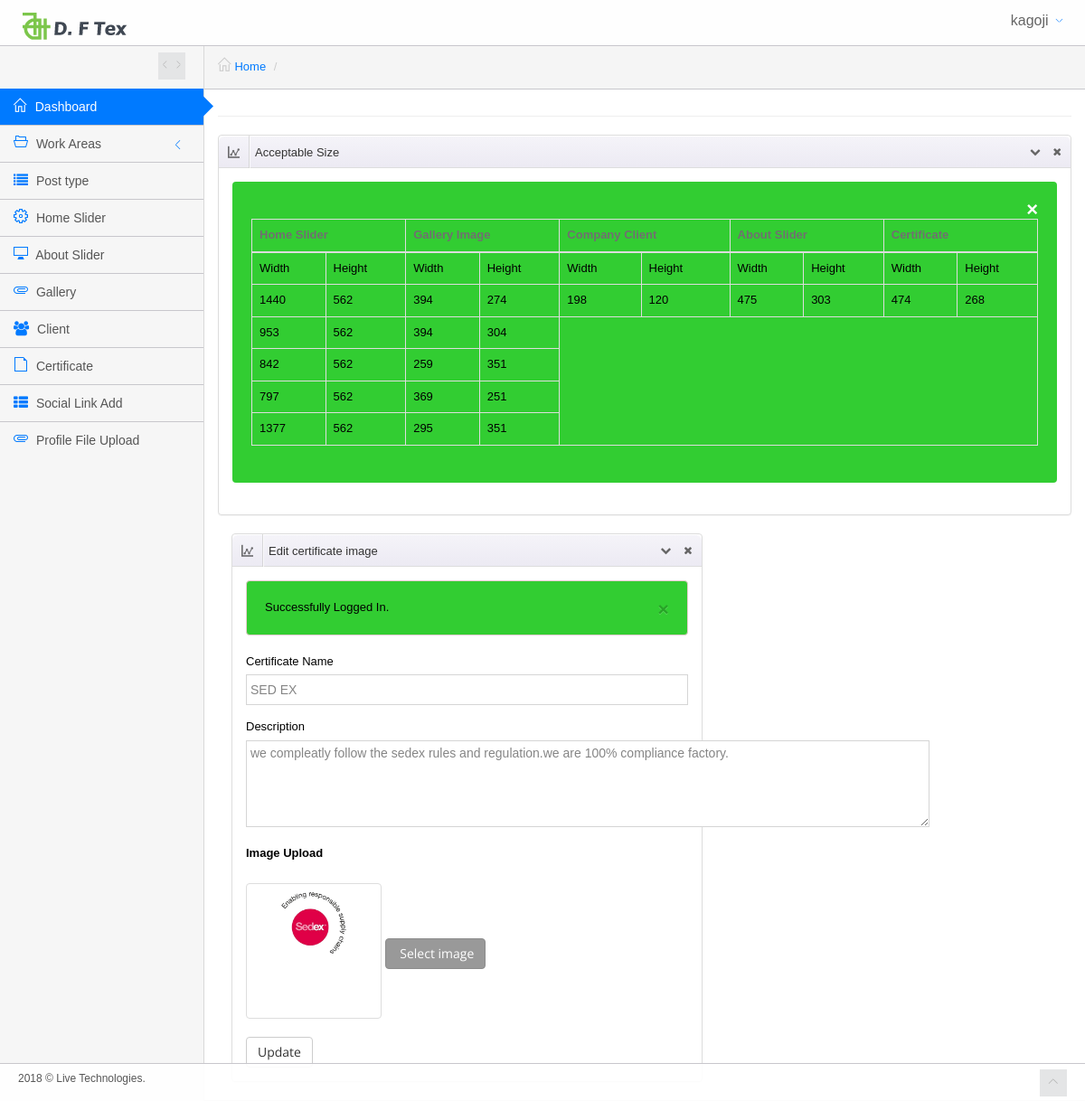
The page /dftex/siteadmin/edit-meta-post.php?action=edit&edt=27 (signed in) on the database its author committed.
### tables this page shows
CREATE TABLE IF NOT EXISTS `web_tbl_meta` (
  `meta_id` int(11) NOT NULL,
  `field_name` varchar(512) NOT NULL,
  `field_value` varchar(512) NOT NULL,
  `field_value_description` varchar(512) DEFAULT NULL,
  `created_by` varchar(512) NOT NULL,
  `created_at` timestamp NOT NULL DEFAULT CURRENT_TIMESTAMP ON UPDATE CURRENT_TIMESTAMP
);

### dftex/siteadmin/inc/functions.php (called while the page is built, shortened)
<?php
 $DBNAME = 'dftex_web';
 $DBHOST = 'localhost';
 $DBUSER = 'root';
 $DBPASS = '1234';
function get_database_connection()
{
	global $DBHOST,$DBUSER,$DBPASS,$DBNAME;
	$link= mysqli_connect($DBHOST,$DBUSER,$DBPASS,$DBNAME);
	return $link;
}
function meta_post_edit($meta_id){
	global $KEY,$DBNAME;
	$db_connect = get_database_connection();
	mysqli_select_db($db_connect,$DBNAME) or die("Cannot select DB");
    $sqlll=mysqli_fetch_assoc(mysqli_query($db_connect,"SELECT * FROM ".TBL_META." WHERE meta_id='$meta_id'"));
    return $sqlll;
}
?>

### dftex/siteadmin/edit-meta-post.php (the view, shortened to what this page needs)
<?php include('template/header.php'); ?>
<?php
	if(isset($_REQUEST['action']) && $_REQUEST['action']=='edit'){
		$meta_post_edit=meta_post_edit($_REQUEST['edt']);
	}
?>
<div class="main-content">
	<div class="container">
		<div class="row">
			<div class="col-sm-12">
					<?php include('template/bradecrumb.php'); ?>
			</div>
		</div>
		<link rel="stylesheet" href="assets/plugins/bootstrap-fileupload/bootstrap-fileupload.min.css">
		<link rel="stylesheet" href="assets/plugins/bootstrap-social-buttons/social-buttons-3.css">
		<div class="row">
			<div class="col-md-12">
			<div class="panel panel-default">
					<div class="panel-heading">
						<i class="clip-stats"></i>
						Acceptable Size
						<div class="panel-tools">
							<a class="btn btn-xs btn-link panel-collapse collapses" href="#">
							</a>
							<a class="btn btn-xs btn-link panel-close" href="#">
								<i class="fa fa-times"></i>
							</a>
						</div>
					</div>
					<div class="panel-body">
						<div class="alert">
					    <span class="closebtn" onclick="this.parentElement.style.display='none';">&times;</span>
						    <table  border="1" class="table table-bordered">
						    	<thead>
							  	<tr>
							  		<th colspan="2">Home Slider</th>
							  		<th colspan="2">Gallery Image</th>
							  		<th colspan="2">Company Client</th>
							  		<th colspan="2">About Slider</th>
							  		<th colspan="2">Certificate</th>
							  	</tr>
						    	</thead>
						    	<tbody>
						    	<tr><td>Width</td><td>Height</td><td>Width</td><td>Height</td><td>Width</td><td>Height</td><td>Width</td><td>Height</td><td>Width</td><td>Height</td></tr>
							  	<tr>
							  	<td> 1440 </td> <td> 562 </td> <td> 394 </td> <td> 274 </td><td>198</td><td>120</td><td>475</td><td>303</td><td>474</td><td>268</td>
							  	</tr>
							  	<tr><td> 953 </td> <td>562 </td> <td>394 </td> <td>304 </td></tr>
							  	<tr><td> 842 </td> <td> 562 </td> <td> 259 </td> <td> 351 </td></tr>
							  	<tr><td> 797 </td> <td> 562 </td> <td>369 </td> <td> 251 </td></tr>
							  	<tr><td> 1377 </td> <td> 562 </td> <td> 295 </td> <td> 351 </td></tr>
								</tbody>
							</table>
						</div>
					</div>
			</div>
			<div class="col-md-7">
				<div class="panel panel-default">
					<div class="panel-heading">
						<i class="clip-stats"></i>
						Edit <?php echo ($meta_post_edit['field_name'])?$meta_post_edit['field_name']:''; ?> image
						<div class="panel-tools">
							<a class="btn btn-xs btn-link panel-collapse collapses" href="#">
							</a>
							<a class="btn btn-xs btn-link panel-close" href="#">
								<i class="fa fa-times"></i>
							</a>
						</div>
					</div>
					<div class="panel-body">
						<?php
						if(isset($_SESSION['alert_message'])){
							$show_message=$_SESSION['alert_message'];
							echo "<div class='alert alert-danger'>";
							echo "<a href='#' class='close' data-dismiss='alert' aria-label='close'>&times;</a>";
						    echo $show_message;
							echo "</div>";
						}
						?>
						<form action="" method="POST" enctype="multipart/form-data">
							<?php
							if($meta_post_edit['field_name'] == 'certificate'){
								$name_and_description=($meta_post_edit['field_value_description'])?$meta_post_edit['field_value_description'] :'';
								$name_and_description_slug = explode('_', $name_and_description);
								$certificate_name= $name_and_description_slug[0];
								$certificate_name_slug= explode('^',$certificate_name);
								$certificate_name_slug= implode(' ',$certificate_name_slug);
								$description= $name_and_description_slug[1];
							?>
							<div class="form-group">
								<label>Certificate Name</label>
								<input type="text" class="form-control" name="certificate_name" value="<?php echo strtoupper(($certificate_name_slug)? $certificate_name_slug:''); ?>" required="">
							</div>
							<div class="form-group">
								<label>Description</label>
								<textarea name="description" cols="90" rows="5"><?php echo ($description)?$description :'';?></textarea>
							</div>
							<?php } ?>
							<div class="form-group">
								<label>
									<strong> Image Upload </strong><br><br>
								</label>
								<div class="fileupload fileupload-new" data-provides="fileupload">
									<div class="fileupload-new thumbnail" style="width: 150px; height: 150px;">
									<?php
									if(!empty($meta_post_edit['field_value'])){
										echo '<img src='.$meta_post_edit['field_value'].' alt="">';
									}else
									echo '<img src="assets/images/preview.jpg" alt="">';
									?>
									</div>
									<div class="user-edit-image-buttons">
										<span class="btn btn-light-grey btn-file"><span class="fileupload-new"><i class="fa fa-picture"></i> Select image</span><span class="fileupload-exists"><i class="fa fa-picture"></i> Change</span>
										</span>
									</div>
								</div>
							</div>
							<input class="btn btn-default" type="submit" value="Update" name="meta_post_update">
						</form>
					</div>
				</div>
			</div>
		</div>
	</div>
</div>
<?php include('template/footer.php'); ?>

### dftex/siteadmin/assets/css/custom.css (style rules this page uses)
.alert { padding: 20px; background-color: #32CD32; color: black; }
.closebtn { margin-left: 15px; color: white; font-weight: bold; float: right; font-size: 22px; line-height: 20px; cursor: pointer; transition: 0.3s; }

### dftex/siteadmin/assets/css/main-responsive.css (style rules this page uses)
@media (min-width: 768px) { .main-content { margin-left: 225px; } }
@media (min-width: 768px) { .main-content > .container { min-height: 760px; } }

### dftex/siteadmin/assets/css/theme_light.css (style rules this page uses)
body, .main-container, .footer, .main-navigation, ul.main-navigation-menu > li > ul.sub-menu, .navigation-small ul.main-navigation-menu > li > ul.sub-menu { background-color: #F6F6F6 !important; }
.main-content .container { border-left: 1px solid #D9D9D9; border-bottom: 1px solid #D9D9D9; }

### dftex/siteadmin/assets/css/print.css (style rules this page uses)
.main-content .container { min-height: auto !important; border: none !important; }

### rows shown on the page
web_tbl_meta: field_name "certificate", certificate_name "SED EX", description "we compleatly follow the sedex rules and regulation.we are 100% compliance factory.", field_value (picture)

### other values the page prints
get_username() "kagoji"
$show_message "Successfully Logged In."
